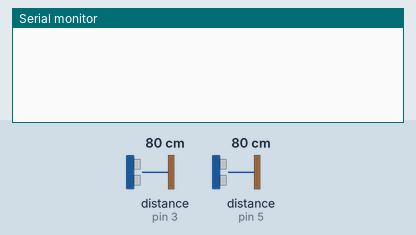
Simulated run of this sketch. Board: Arduino Uno, built with avr-gcc and run on an emulated ATmega328P. On the bench: the last lines printed to the serial monitor. Wiring (inferred from the names in the program): 2 × ultrasonic range finder: trigger pin 2, echo pin 3 / trigger pin 4, echo pin 5. The test bench sets the inputs (shaded band); at power-on: distance to the obstacle (sensors on pin 3, pin 5) 80 cm. The echo pulse lasts 58.3 µs per cm.

Above: at 1.2 s.
1.3 s: distance to the obstacle (sensor on pin 3) set to 2 cm
At 1.72 s:
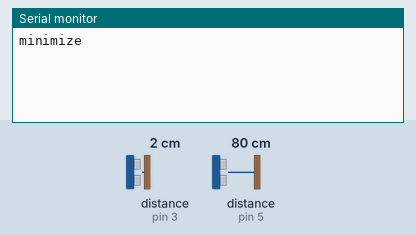
3.6 s: distance to the obstacle (sensor on pin 5) set to 2 cm
At 3.81 s:
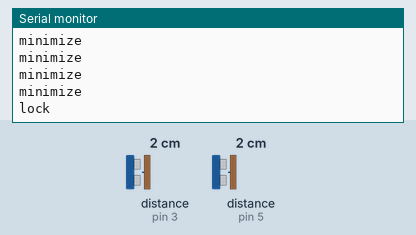
5.5 s: distance to the obstacle (sensor on pin 3) set to 18 cm
At 6.0 s:
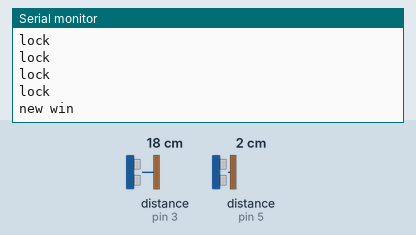
7.9 s: distance to the obstacle (sensor on pin 5) set to 28 cm
At 9.03 s:
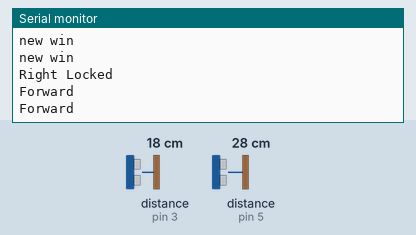
9.8 s: distance to the obstacle (sensor on pin 5) set to 4 cm
At 10.23 s:
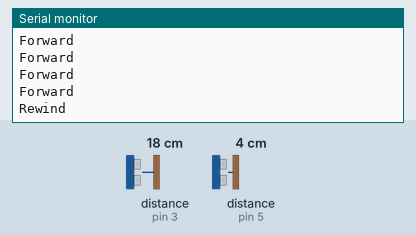
11.8 s: distance to the obstacle (sensor on pin 5) set to 35 cm
At 11.84 s:
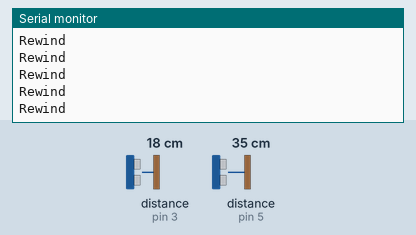

The sketch:

sketch_apr05a.ino
```cpp
//gesture control using arduino uno

const int trigger1 = 2; //Trigger pin of 1st Sensor
const int echo1 = 3; //Echo pin of 1st Sensor
const int trigger2 = 4; //Trigger pin of 2nd Sensor
const int echo2 = 5;//Echo pin of 2nd Sensor

long time_taken;
int dist,distL,distR;


void setup() {
Serial.begin(9600);

pinMode(trigger1, OUTPUT);
pinMode(echo1, INPUT);
pinMode(trigger2, OUTPUT);
pinMode(echo2, INPUT);
}

/*###Function to calculate distance###*/
void calculate_distance(int trigger, int echo)
{
digitalWrite(trigger, LOW);
delayMicroseconds(2);
digitalWrite(trigger, HIGH);
delayMicroseconds(10);
digitalWrite(trigger, LOW);

time_taken = pulseIn(echo, HIGH);
dist= time_taken*0.034/2;
if (dist>50)
dist = 50;
}

void loop() { //infinite loopy
calculate_distance(trigger1,echo1);
distL =dist; //get distance of left sensor

calculate_distance(trigger2,echo2);
distR =dist; //get distance of right sensor

//Pause Modes -Hold
if ((distL >25 && distR>25) && (distL <50 && distR<50)) //Detect both hands
{Serial.println("Play/Pause"); delay (200);}

calculate_distance(trigger1,echo1);
distL =dist;

calculate_distance(trigger2,echo2);
distR =dist;


//Control Modes
//Lock Left - Control Mode
if (distL>=15 && distL<=30)
{
  delay(100); //Hand Hold Time
  calculate_distance(trigger1,echo1);
  distL =dist;
  if (distL>=20 && distL<=30)
  {
    Serial.println("Left Locked");
    while(distL<50)
    {
      calculate_distance(trigger1,echo1);
      distL =dist;
      if (distL<25)//Hand pushed in
      {Serial.println ("Vup"); delay (100);}
      if (distL>25) //Hand pulled out
      {Serial.println ("Vdown"); delay (100);}
    }
  }
}

//Lock Right - Control Mode
if (distR>=15 && distR<=30)
{
  delay(100); //Hand Hold Time
   calculate_distance(trigger2,echo2);
  distR =dist;
  if (distR>=20 && distR<=30)
  {
    Serial.println("Right Locked");
    while(distR<50)
    {
      calculate_distance(trigger2,echo2);
      distR =dist;
      if (distR<25) //Right hand pushed in
      {Serial.println ("Rewind"); delay (400);}
      if (distR>25) //Right hand pulled out
      {Serial.println ("Forward"); delay (400);}
    }
  }
}

//precise seek
 if(distL<15 && distR>30)
 {
  delay(100);
  calculate_distance(trigger1,echo1);
  distL=dist;
  calculate_distance(trigger2,echo2);
  distR=dist;
  while(distR<50)
  {
    calculate_distance(trigger2,echo2);
    distR=dist;
    if(distR<=20)
    {
      Serial.println("seek back");delay(500);
    }
    if(distR>20 && distR<50)
    {
      Serial.println("seek forward");delay(500);
    }

 }
 }

 //lock pc
if(distL<=5 && distR<=5)
{
  Serial.println("lock");
}

//new window session
if(distR<=5 && distL>10)
{
  Serial.println("new win");
}

//minimize all windows
if(distL<=5 && distR>10)
{
  Serial.println("minimize");
}

calculate_distance(trigger1,echo1);
distL =dist;

calculate_distance(trigger2,echo2);
distR =dist;

delay(200);
}
```

Measured:
- after the input at 1.3 s, the serial monitor: prints a new line after 0.20 s (image 1)
- after the input at 3.6 s, the serial monitor: prints a new line after 0.05 s (image 2)
- after the input at 5.5 s, the serial monitor: prints a new line after 0.29 s (image 3)
- after the input at 7.9 s, the serial monitor: prints a new line after 0.47 s (image 4)
- after the input at 9.8 s, the serial monitor: prints a new line after 0.18 s (image 5)
